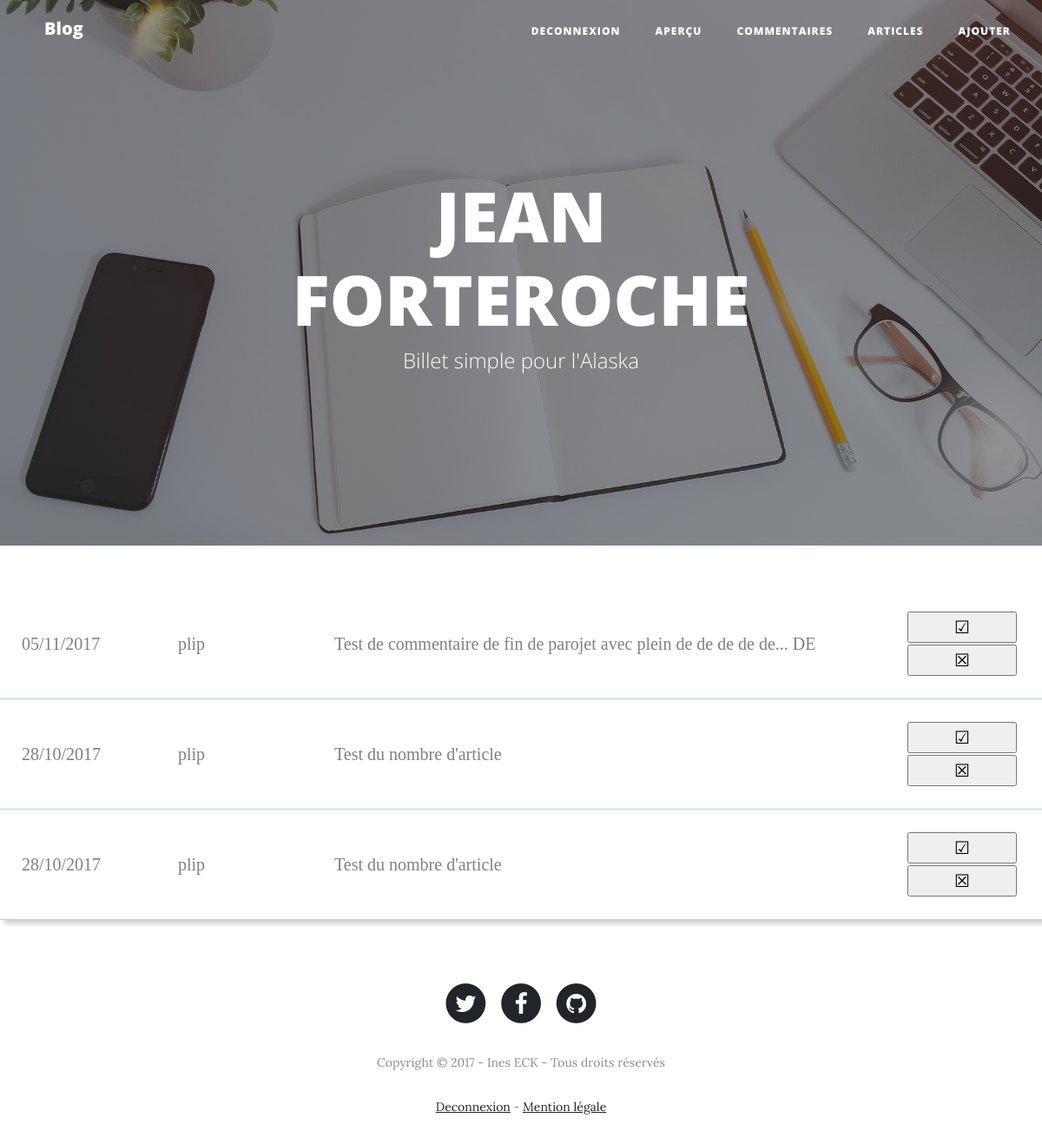
The page /index.php?commentAdmin (signed in) on the database as committed earlier.
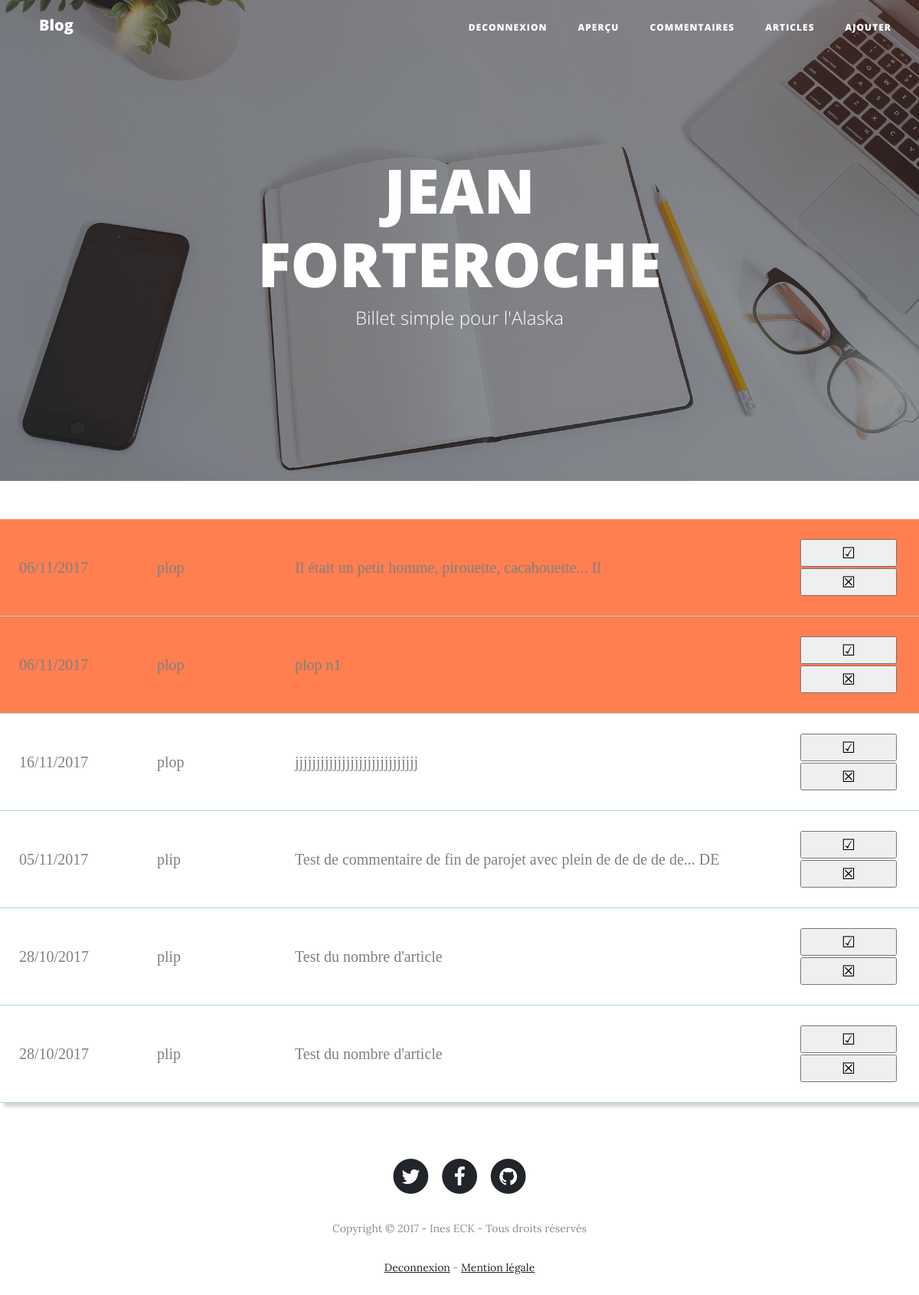
The same page on the database as committed later.
### tables this page shows
CREATE TABLE `Comment` (
  `id` int(10) NOT NULL,
  `content` text NOT NULL,
  `dateCreation` datetime NOT NULL,
  `id_article` int(10) NOT NULL,
  `signaler` tinyint(1) NOT NULL DEFAULT '0',
  `id_user` int(10) NOT NULL
);

CREATE TABLE `User` (
  `id` int(10) NOT NULL,
  `mail` varchar(100) NOT NULL,
  `prenom` varchar(100) NOT NULL,
  `mdp` varchar(200) NOT NULL,
  `admin` tinyint(1) NOT NULL
);

### index.php (called while the page is built, shortened)
<?php
include 'controller/Controller.php';
$controller= new Controller();
if(empty($_SERVER['QUERY_STRING'])){
  $controller->homeController();
}
elseif(isset($_GET['article'])){
  $controller->articleController($_GET['article']);
}
elseif(isset($_GET['connexion'])){
  $controller->connexionController($_GET['connexion']);
}
elseif(isset($_GET['mentionLegale'])){
  $controller->mentionController($_GET['mentionLegale']);
}
elseif(isset($_GET['inscription'])){
  $controller->inscriptionController($_GET['inscription']);
}
elseif(isset($_GET['commentConnect'])){
  $controller->commentController($_GET['commentConnect']);
}
elseif(isset($_GET['articleAdmin'])){
  $controller->articleAdmin($_GET['articleAdmin']);
}
elseif(isset($_GET['commentAdmin'])){
  $controller->commentAdmin($_GET['commentAdmin']);
}
elseif(isset($_GET['articleAdd'])){
  $controller->articleAdd($_GET['articleAdd']);
}
elseif(isset($_GET['login'])){
  ControllerLogin::getLogin();
}
elseif(isset($_GET['inscripValid'])){
  ControllerInscript::getInscript();
}
elseif(isset($_GET['deconnexion'])){
  ControllerDeconnexion::deconnexionController();
}
elseif(isset($_GET['signaler'])){
   ControllerSignaler::signalEffect();
}
elseif(isset($_GET['modifierArticle'])){
   $controller->modifierArticle($_POST['id']);
}
elseif(isset($_GET['articleModifier'])){
  ControllerArticle::modifierArticle();
}
elseif(isset($_GET['supprimerArticle'])){
  ControllerArticle::supprimerArticle();
}
elseif(isset($_GET['accepterComment'])){
  ControllerComment::accepterComment();
}
elseif(isset($_GET['supprimerComment'])){
   ControllerComment::supprimerComment();
}
elseif(isset($_GET['commentAdd'])){
   ControllerCommentAdd::commentAdd();
}
elseif(isset($_GET['articleAddAdmin'])){
   ControllerArticle::articleAddAdmin();
}
else{
  $controller->errorController();
}

### model/DatabaseConnexion.php (called while the page is built)
<?php
class DatabaseConnexion {
  public static function getDatabaseConnect() {
    try
    {
      $dsn = "mysql:host=localhost;dbname=blog-p3-MVC";
      $db_user = "lerna";
      $db_mdp = "lerna";
      $db = new PDO($dsn,$db_user,$db_mdp);
      $db->setAttribute(PDO::ATTR_DEFAULT_FETCH_MODE, PDO::FETCH_ASSOC);
    }
    catch(Exception $e)
    {
      die('Erreur : '.$e->getMessage());
    }
    return $db;
  }
}

### model/AbstractEntityRepository.php (called while the page is built, shortened)
<?php
class AbstractEntityRepository{
  public function __construct(){
    $this->db=DatabaseConnexion::getDatabaseConnect();
  }
}

### model/CommentRepository.php (called while the page is built, shortened)
<?php
require_once('Comment.php');
require_once('AbstractEntityRepository.php');
class CommentRepository extends AbstractEntityRepository{
  public function findAllBySignale(){
    $req = $this -> db -> query('SELECT Comment.*, User.prenom as author FROM Comment INNER JOIN User WHERE User.id = Comment.id_user ORDER BY `signaler` DESC, dateCreation DESC');
    $req->setFetchMode(PDO::FETCH_CLASS|PDO::FETCH_PROPS_LATE, 'Comment');
    $req -> execute();
    $datas = $req -> fetchAll();
    return $datas;
  }
}

### view/commentAdmin.php (the view, shortened to what this page needs)
<div class="containerAdmin">
  <table><div id="haut"></div>
    <?php foreach ($comments as $comment):
      if($comment->getSignaler()== '1'){
        echo "<tr id='signalOk'>";
      }else echo "<tr id='signalNo'>"
    ?>
        <td style="width:15%"><?php echo $comment -> getDateCreation(); ?></td>
        <td style="width:15%"><?php echo $comment -> getAuthor(); ?></td>
        <td style="width:55%"><?php echo $comment -> getContent(); ?></td>
        <td style="width:15%">
          <form method="post" action="index.php?accepterComment#haut">
            <input class="submitBillet" type="submit" value="&#9745;" title="Accepter">
          </form>
          <form method="post" action="index.php?supprimerComment#haut">
            <input class="submitBillet" type="submit" value="&#9746;" title="Supprimer">
          </form>
        </td>
    </tr>
    <?php endforeach; ?>
  </table>
</div>

### controller/Controller.php (shortened to what this page needs)
<?php
require("model/DatabaseConnexion.php");
class Controller{
  public function commentAdmin(){
    $commentRepo=new CommentRepository();
    $comments=$commentRepo->findAllBySignale();
    if(!empty($_SESSION)){
      include('view/headerAdmin.php');
      include('view/commentAdmin.php');
      include('view/footerAdmin.php');
    }else{
      echo "vous n'êtes pas connecter";
    }
    $html= ob_end_flush();
    return $html;
  }
}

### view/headerAdmin.php (shortened to what this page needs)
<!DOCTYPE html>
<html>
    <head>
        <link href="vendor/bootstrap/css/bootstrap.min.css" rel="stylesheet">
        <link href="vendor/font-awesome/css/font-awesome.min.css" rel="stylesheet" type="text/css">
        <link href="css/clean-blog.min.css" rel="stylesheet">
	 	    <link rel="stylesheet" href="css/style.css" />
    </head>
    <body>
      <nav class="navbar navbar-expand-lg navbar-light fixed-top" id="mainNav">
        <div class="container">
          <a class="navbar-brand" href="index.php">Blog</a>
            </div>
            <div class="collapse navbar-collapse" id="navbarResponsive">
              <ul class="navbar-nav ml-auto">
                 <li class="nav-item"><a href="index.php?deconnexion#haut">Deconnexion</a></li>
                 <li class="nav-item"><a href="index.php">Aperçu</a></li>
                 <li class="nav-item"><a href="index.php?commentAdmin#haut">Commentaires</a></li>
                 <li class="nav-item"><a href="index.php?articleAdmin#haut">Articles</a></li>
                 <li class="nav-item"><a href="index.php?articleAdd#haut">Ajouter</a></li>
              </ul>
            </div>
      </nav>
      <header class="masthead" style="background-image: url('img/home-bg.jpg')">
        <div class="overlay"></div>
        <div class="container">
          <div class="row">
            <div class="col-lg-8 col-md-10 mx-auto">
              <div class="site-heading">
                <h1>JEAN FORTEROCHE</h1>
                <span class="subheading">Billet simple pour l'Alaska</span>
              </div>
            </div>
          </div>
        </div>
      </header>

### model/Comment.php (shortened to what this page needs)
<?php
class Comment{
  protected $author;
  protected $content;
  protected $dateCreation;
  protected $signaler;
  public function getAuthor(){
    return $this->author;
  }
  public function getContent(){
    return $this->content;
  }
  public function getSignaler(){
    return $this->signaler;
  }
  public function getDateCreation(){
    try {
        $date = new DateTime($this->dateCreation);
    } catch (Exception $e) {
        echo $e->getMessage();
        exit(1);
    }
    echo $date->format('d/m/Y');
  }
}

### view/footerAdmin.php
<footer>
  <div class="container">
    <div class="row">
      <div class="col-lg-8 col-md-10 mx-auto">
        <ul class="list-inline text-center">
          <li class="list-inline-item">
            <a href="#">
              <span class="fa-stack fa-lg">
                <i class="fa fa-circle fa-stack-2x"></i>
                <i class="fa fa-twitter fa-stack-1x fa-inverse"></i>
              </span>
            </a>
          </li>
          <li class="list-inline-item">
            <a href="#">
              <span class="fa-stack fa-lg">
                <i class="fa fa-circle fa-stack-2x"></i>
                <i class="fa fa-facebook fa-stack-1x fa-inverse"></i>
              </span>
            </a>
          </li>
          <li class="list-inline-item">
            <a href="https://github.com/Pomadamor/blog_p3">
              <span class="fa-stack fa-lg">
                <i class="fa fa-circle fa-stack-2x"></i>
                <i class="fa fa-github fa-stack-1x fa-inverse"></i>
              </span>
            </a>
          </li>
        </ul>
        <p class="copyright text-muted">Copyright © 2017 - Ines ECK - Tous droits réservés</p>
        <p class="copyright text-muted">
          <a href="index.php?deconnexion#haut">Deconnexion</a> - <a href= #>Mention légale</a>
        </p>
      </div>
    </div>
  </div>
</footer>
</body>
</html>

### css/style.css (style rules this page uses)
table td { border-bottom: solid 1px lightblue; text-align: left; font-family: Verdana; font-size: 1em; color: gray; padding: 25px; }
table { margin-bottom: 20px; box-shadow: 5px 5px 5px lightgray; width: 100%; }
td input { margin: 1px auto; text-align: center; width: 97%; }
p { text-align: justify; }
#signalOk { background: coral; }

Rows that differ between the two databases and show on the page:
added comment: dateCreation "06/11/2017", id_user.prenom "plop", content "Il était un petit homme, pirouette, cacahouette... Il"
added comment: dateCreation "06/11/2017", id_user.prenom "plop", content "plop n1"
added comment: dateCreation "16/11/2017", id_user.prenom "plop", content "jjjjjjjjjjjjjjjjjjjjjjjjjjjjj"
